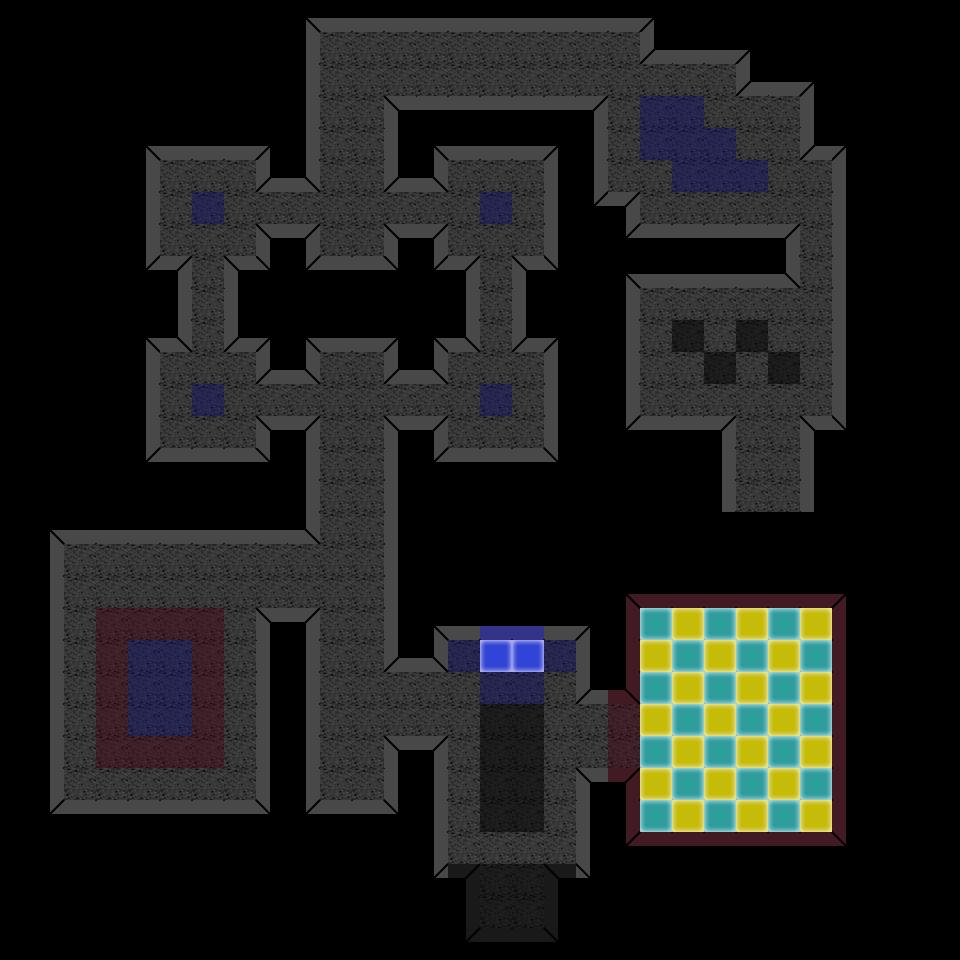

The image is a tile-based game level rendered from a .tmx file. Its description and complete source (layers, tilesets, objects, tile grids) follow:
An orthogonal 30x30 tile map with 32x32 px tiles, 1 tile layer (background) and 19 objects (16x Enemy, 2x PlayerTrigger, Player).

<map version="1.0" tiledversion="1.0.3" orientation="orthogonal" renderorder="left-up" width="30" height="30" tilewidth="32" tileheight="32" nextobjectid="20">
 <tileset firstgid="1" name="tileset" tilewidth="32" tileheight="32" tilecount="64" columns="8">
  <image source="../images/tileset.png" width="256" height="256" />
 </tileset>
 <layer name="background" width="30" height="30">
  <data encoding="csv">
1,1,1,1,1,1,1,1,1,2,3,3,3,3,3,3,3,3,3,3,4,1,1,1,1,1,1,1,1,1,
1,1,1,1,1,1,1,1,1,10,11,11,11,11,11,11,11,11,11,11,25,3,3,4,1,1,1,1,1,1,
1,1,1,1,1,1,1,1,1,10,11,11,11,11,11,11,11,11,11,11,11,11,11,25,3,4,1,1,1,1,
1,1,1,1,1,1,1,1,1,10,11,11,27,19,19,19,19,19,28,11,15,15,11,11,11,12,1,1,1,1,
1,1,1,1,2,3,3,3,4,10,11,11,12,2,3,3,3,4,10,11,15,15,15,11,11,25,4,1,1,1,
1,1,1,1,10,11,11,11,25,26,11,11,25,26,11,11,11,12,10,11,11,15,15,15,11,11,12,1,1,1,
1,1,1,1,10,11,15,11,11,11,11,11,11,11,11,15,11,12,18,28,11,11,11,11,11,11,12,1,1,1,
1,1,1,1,10,11,11,11,27,28,11,11,27,28,11,11,11,12,1,18,19,19,19,19,28,11,12,1,1,1,
1,1,1,1,18,28,11,27,20,18,19,19,20,18,28,11,27,20,1,2,3,3,3,3,26,11,12,1,1,1,
1,1,1,1,1,10,11,12,1,1,1,1,1,1,10,11,12,1,1,10,11,11,11,11,11,11,12,1,1,1,
1,1,1,1,2,26,11,25,4,2,3,3,4,2,26,11,25,4,1,10,11,47,11,47,11,11,12,1,1,1,
1,1,1,1,10,11,11,11,25,26,11,11,25,26,11,11,11,12,1,10,11,11,47,11,47,11,12,1,1,1,
1,1,1,1,10,11,15,11,11,11,11,11,11,11,11,15,11,12,1,10,11,11,11,11,11,11,12,1,1,1,
1,1,1,1,10,11,11,11,27,28,11,11,27,28,11,11,11,12,1,18,19,19,28,11,11,27,20,1,1,1,
1,1,1,1,18,19,19,19,20,10,11,11,12,18,19,19,19,20,1,1,1,1,10,11,11,12,1,1,1,1,
1,1,1,1,1,1,1,1,1,10,11,11,12,1,1,1,1,1,1,1,1,1,10,11,11,12,1,1,1,1,
1,2,3,3,3,3,3,3,3,26,11,11,12,1,1,1,1,1,1,1,1,1,1,1,1,1,1,1,1,1,
1,10,11,11,11,11,11,11,11,11,11,11,12,1,1,1,1,1,1,1,1,1,1,1,1,1,1,1,1,1,
1,10,11,11,11,11,11,11,11,11,11,11,12,1,1,1,1,1,1,34,35,35,35,35,35,35,36,1,1,1,
1,10,11,43,43,43,43,11,27,28,11,11,12,2,3,7,7,3,4,42,53,21,53,21,53,21,44,1,1,1,
1,10,11,43,15,15,43,11,12,10,11,11,25,26,15,41,41,15,12,42,21,53,21,53,21,53,44,1,1,1,
1,10,11,43,15,15,43,11,12,10,11,11,11,11,11,15,15,11,25,58,53,21,53,21,53,21,44,1,1,1,
1,10,11,43,15,15,43,11,12,10,11,11,11,11,11,47,47,11,11,43,21,53,21,53,21,53,44,1,1,1,
1,10,11,43,43,43,43,11,12,10,11,11,27,28,11,47,47,11,11,43,53,21,53,21,53,21,44,1,1,1,
1,10,11,11,11,11,11,11,12,10,11,11,12,10,11,47,47,11,27,60,21,53,21,53,21,53,44,1,1,1,
1,18,19,19,19,19,19,19,20,18,19,19,20,10,11,47,47,11,12,42,53,21,53,21,53,21,44,1,1,1,
1,1,1,1,1,1,1,1,1,1,1,1,1,10,11,11,11,11,12,50,51,51,51,51,51,51,52,1,1,1,
1,1,1,1,1,1,1,1,1,1,1,1,1,18,64,47,47,63,20,1,1,1,1,1,1,1,1,1,1,1,
1,1,1,1,1,1,1,1,1,1,1,1,1,1,46,47,47,48,1,1,1,1,1,1,1,1,1,1,1,1,
1,1,1,1,1,1,1,1,1,1,1,1,1,1,54,55,55,56,1,1,1,1,1,1,1,1,1,1,1,1
</data>
 </layer>
 <objectgroup name="objects">
  <object id="1" name="player" type="Player" gid="9" x="499" y="920" width="32" height="32">
   <properties>
    <property name="ammo" type="int" value="8" />
   </properties>
  </object>
  <object id="2" name="enemy1" type="Enemy" gid="17" x="768" y="810" width="32" height="32">
   <properties>
    <property name="difficulty" type="float" value="0.3" />
   </properties>
  </object>
  <object id="3" name="enemy2" type="Enemy" gid="17" x="670.666" y="668.667" width="32" height="32">
   <properties>
    <property name="difficulty" type="float" value="0.3" />
   </properties>
  </object>
  <object id="4" name="enemy3" type="Enemy" gid="17" x="335.333" y="771.333" width="32" height="32">
   <properties>
    <property name="difficulty" type="float" value="0.3" />
   </properties>
  </object>
  <object id="5" name="enemy5" type="Enemy" gid="17" x="66.667" y="712" width="32" height="32">
   <properties>
    <property name="difficulty" type="float" value="0.4" />
   </properties>
  </object>
  <object id="6" name="enemy6" type="Enemy" gid="17" x="154.667" y="795.333" width="32" height="32">
   <properties>
    <property name="difficulty" type="float" value="0.4" />
   </properties>
  </object>
  <object id="7" name="enemy7" type="Enemy" gid="17" x="192.667" y="416" width="32" height="32">
   <properties>
    <property name="difficulty" type="float" value="0.5" />
   </properties>
  </object>
  <object id="8" name="enemy8" type="Enemy" gid="17" x="481.333" y="413.333" width="32" height="32">
   <properties>
    <property name="difficulty" type="float" value="0.5" />
   </properties>
  </object>
  <object id="9" name="enemy10" type="Enemy" gid="17" x="478.667" y="224" width="32" height="32">
   <properties>
    <property name="difficulty" type="float" value="0.5" />
   </properties>
  </object>
  <object id="10" name="enemy9" type="Enemy" gid="17" x="194" y="222" width="32" height="32">
   <properties>
    <property name="difficulty" type="float" value="0.5" />
   </properties>
  </object>
  <object id="11" name="enemy12" type="Enemy" gid="17" x="801.334" y="240.667" width="32" height="32">
   <properties>
    <property name="difficulty" type="float" value="0.4" />
   </properties>
  </object>
  <object id="12" name="enemy14" type="Enemy" gid="17" x="646.667" y="411.333" width="32" height="32">
   <properties>
    <property name="difficulty" type="float" value="0.3" />
   </properties>
  </object>
  <object id="13" name="enemy13" type="Enemy" gid="17" x="739.333" y="474.666" width="32" height="32">
   <properties>
    <property name="difficulty" type="float" value="0.8" />
   </properties>
  </object>
  <object id="14" name="enemy15" type="Enemy" gid="17" x="768.001" y="446.666" width="32" height="32">
   <properties>
    <property name="difficulty" type="float" value="0.3" />
   </properties>
  </object>
  <object id="15" name="enemy11" type="Enemy" gid="17" x="560.667" y="84.6667" width="32" height="32">
   <properties>
    <property name="difficulty" type="float" value="0.4" />
   </properties>
  </object>
  <object id="16" name="enemy4" type="Enemy" gid="17" x="258" y="592" width="32" height="32">
   <properties>
    <property name="difficulty" type="float" value="0.6" />
   </properties>
  </object>
  <object id="17" name="trigger_levelend" type="PlayerTrigger" gid="13" x="736.667" y="524.667" width="32" height="32" />
  <object id="18" name="trigger_levelend" type="PlayerTrigger" gid="13" x="768" y="524.333" width="32" height="32" />
  <object id="19" name="enemy16" type="Enemy" gid="17" x="337.333" y="224" width="32" height="32">
   <properties>
    <property name="difficulty" type="float" value="0.7" />
   </properties>
  </object>
 </objectgroup>
</map>